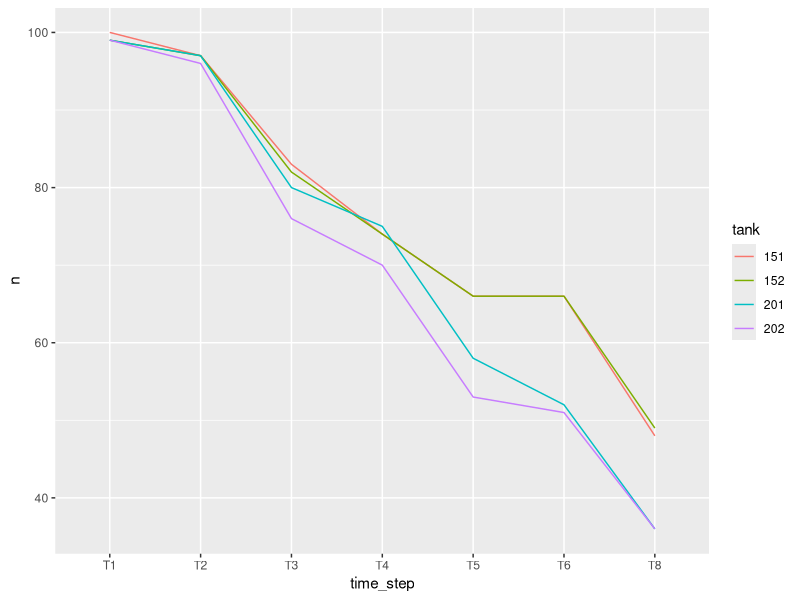
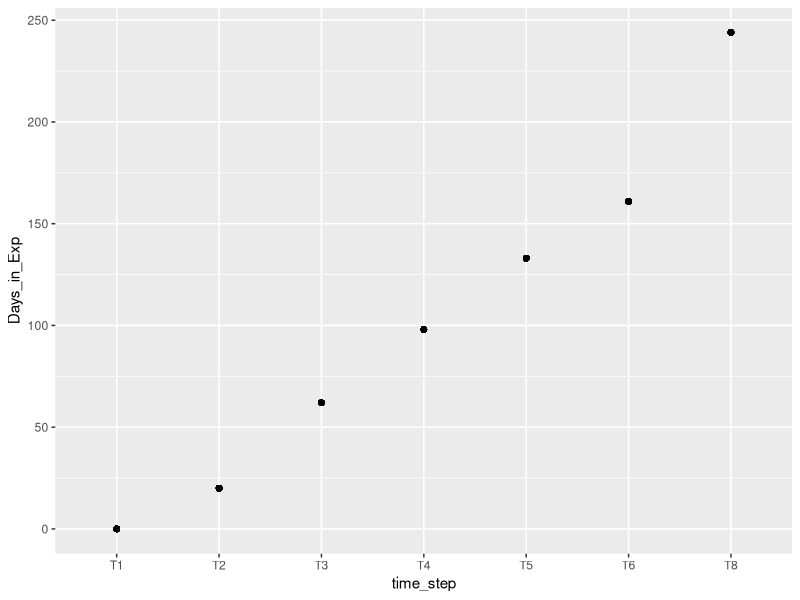
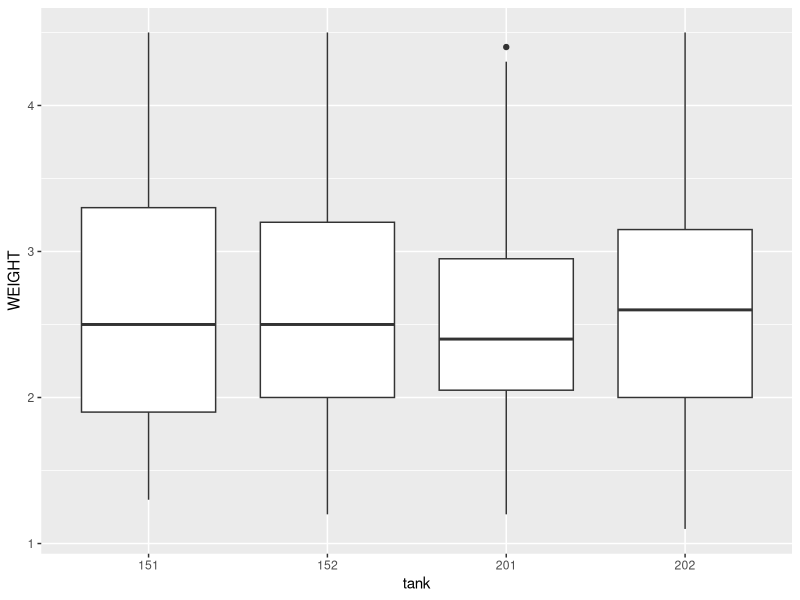
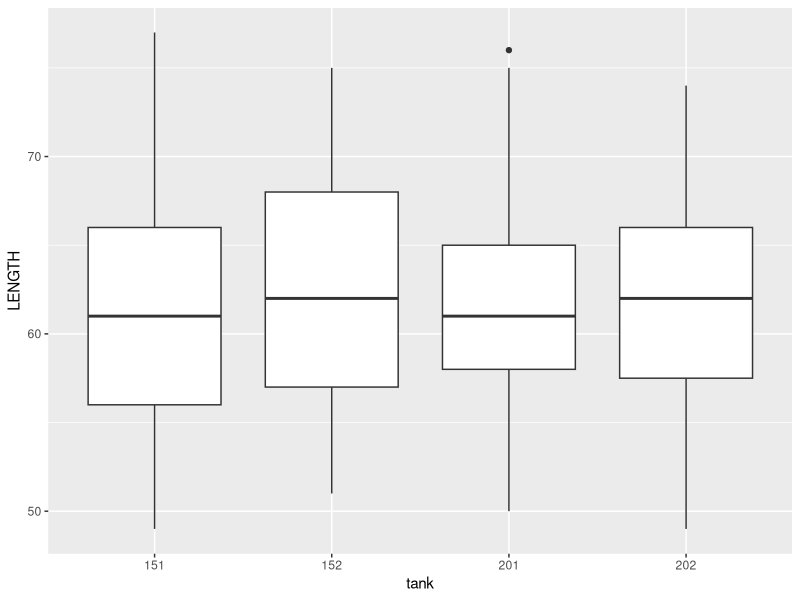
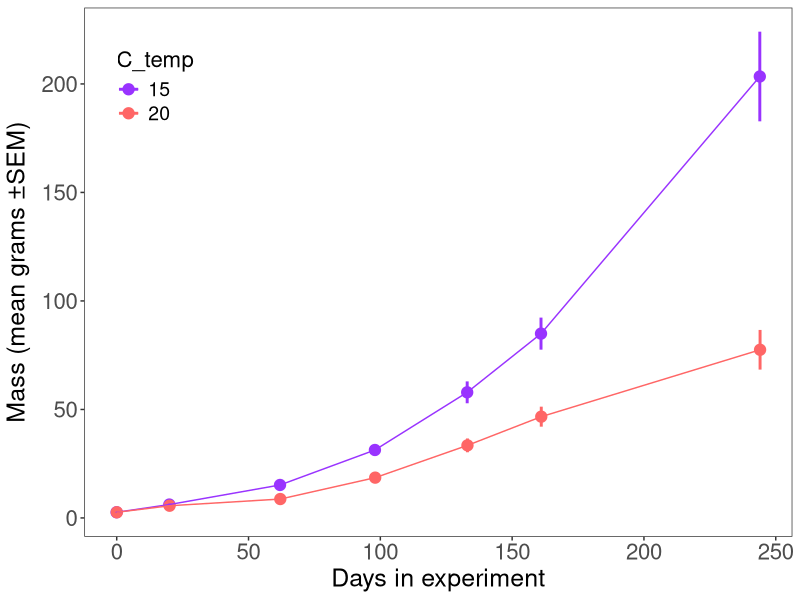
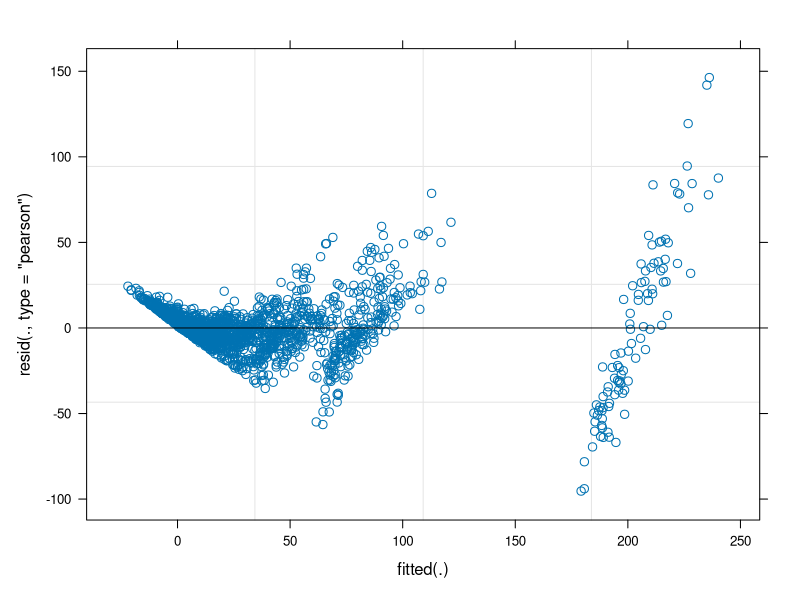
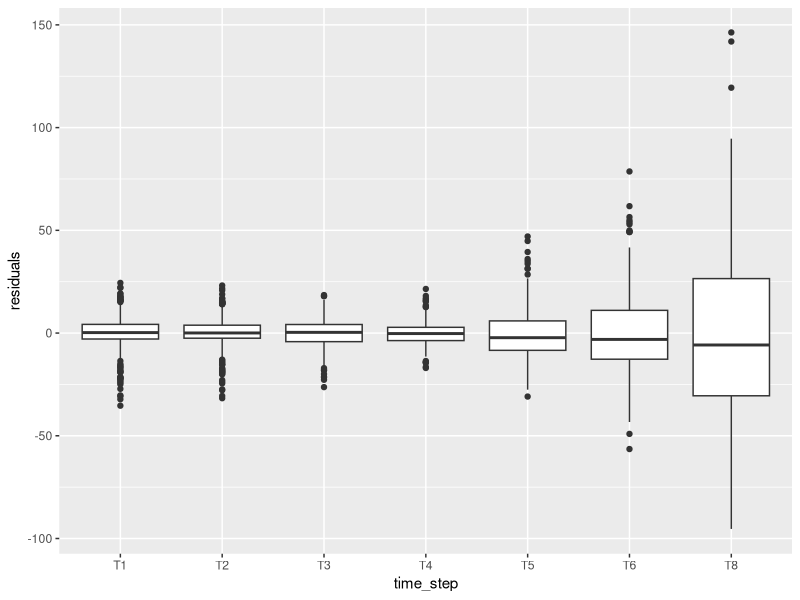
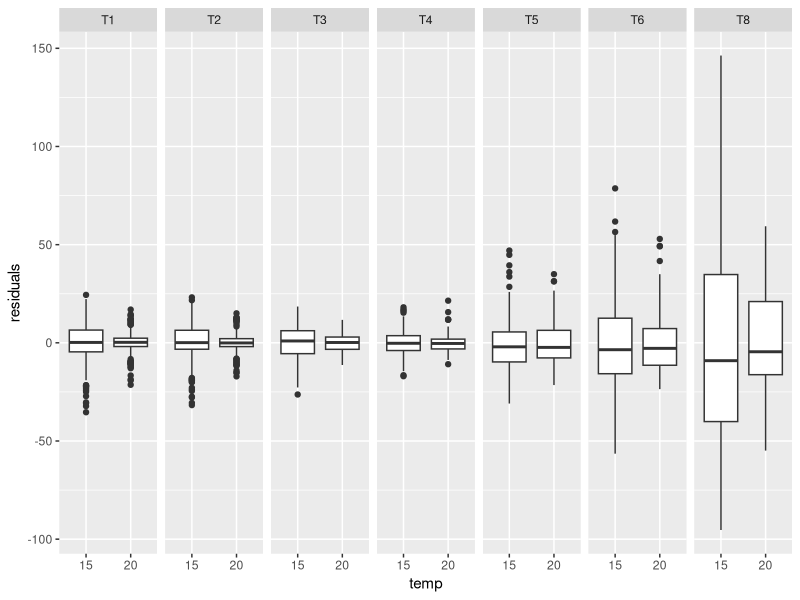

Recreate these plots in R, in order.
### Script for Figure 2 - weight and SGR time series

library(here)
library(tidyverse)
library(lme4)
library(lmerTest)
library(emmeans)
library(car)
library(glmmTMB)

#### read data
morph_long<-read.csv(here('data/BT_Morphometrics_LongForm_Merged_05032023.csv'), stringsAsFactors = T)
str(morph_long)
which(morph_long$WEIGHT == 0) #erroneous data point


morph_long <- morph_long %>%
  mutate (temp = factor(substr(TANK_Real, 1, 2)))%>%
  mutate (TANK_Real = factor(TANK_Real)) %>%
  mutate (rdate = as.POSIXct(x=TIME, format = "%Y-%m-%d")) %>%
  mutate (K = WEIGHT*100*(LENGTH^-3)) %>%
  mutate (Days_in_Exp2 = factor(Days_in_Exp)) %>%
  rename ("tank" = "TANK_Real") %>%
  rename ("time_step" = "condition3") %>%
  filter (time_step !="T7") %>%
  filter (WEIGHT != 0)

str(morph_long)
#unique(morph_long$TIME)
#K = Mass*(Length^-3)
morph_long_inital<-morph_long %>% filter (time_step =="T1")

#### tidying
sum(is.na(morph_long$WEIGHT)) #676 Weight NAs
sum(is.na(morph_long$LENGTH)) #678 Length NAs
morph_long2<-morph_long %>%
  drop_na(WEIGHT) %>%
  drop_na(LENGTH)
summary(morph_long2) #now has 2100 obs
freq_tab<-morph_long2 %>%
  count(tank, time_step) %>%
  group_by(tank)
freq_tab
ggplot(data=freq_tab, aes(x=time_step,y=n, group = tank, color = tank))+geom_line()
ggplot(data=morph_long2, aes (x=time_step, y=Days_in_Exp))+geom_point()

#### summarize means
bt_means2<-tapply(morph_long2$WEIGHT,list(morph_long2$temp,morph_long2$time_step),mean)
bt_sd2   <-tapply(morph_long2$WEIGHT,list(morph_long2$temp,morph_long2$time_step),sd)
bt_count2<-tapply(morph_long2$WEIGHT,list(morph_long2$temp,morph_long2$time_step),length)
bt_sem2  <-bt_means2/sqrt(bt_count2)

weight_means<-data.frame(bt_means2)
weight_means$C_temp<-row.names(weight_means)
weight_means2<-weight_means %>%
  pivot_longer(cols = starts_with("T"),
               names_to = "time_step",
               names_prefix = "T",
               values_to = "mean_weight")

weight_se<-data.frame(bt_sem2)
weight_se$C_temp<-row.names(weight_se)
weight_se2<-weight_se %>%
  pivot_longer(cols = starts_with("T"),
               names_to = "time_step",
               names_prefix = "T",
               values_to = "se_weight")
#now merge the dataframes
weight_mean_se<- left_join(weight_means2, weight_se2, by = c("time_step", "C_temp"))
weight_mean_se<- weight_mean_se %>%
  mutate (time_step = factor(time_step))%>%
  mutate (Days = case_when (time_step == "1"~ 0,
                            time_step == "2"~ 20,
                            time_step == "3"~ 62,
                            time_step == "4"~ 98,
                            time_step == "5"~ 133,
                            time_step == "6"~ 161,
                            time_step == "8"~ 244))

#### differences in initial size?
str(morph_long2)
ggplot(data = morph_long_inital, aes(x=tank, y=WEIGHT))+geom_boxplot()
ggplot(data = morph_long_inital, aes(x=tank, y=LENGTH))+geom_boxplot()
init_w<-glm(data=morph_long_inital, formula = WEIGHT ~ tank, family = gaussian())
init_l<-glm(data=morph_long_inital, formula = LENGTH ~ tank, family = gaussian())
summary(init_w)
summary(init_l)

#### create MS plots, 2A first
A_col <- "#9933FF"
B_col <- "#FF6666"
str(weight_mean_se)
plot1<-ggplot(weight_mean_se, aes(x=Days, y=mean_weight, color = C_temp,group = C_temp))+
  geom_point(size = 3.5, position = position_dodge(width = 0.2))+
  geom_errorbar(data=weight_mean_se, aes(ymin=mean_weight-se_weight, ymax = mean_weight+se_weight),
                width=0, size = 1, position = position_dodge(width = 0.2))+
  geom_line(aes(group = C_temp), position = position_dodge(width = 0.2))+
  labs(y=expression(paste("Mass (mean grams \U00B1SEM)")), x="Days in experiment")+
  theme_bw()+theme(legend.title=element_text(size=16),legend.text=element_text(size=14),
                   axis.text.y=element_text(size=16),axis.title.y=element_text(size=18, vjust=1.2),
                   axis.text.x=element_text(size=16),axis.title.x=element_text(size=18),
                   panel.grid.major = element_blank(), panel.grid.minor = element_blank(),
                   legend.position = c(0.1,0.85))+
  scale_fill_manual(values  = c(A_col, B_col)) +
  scale_color_manual(values = c("15" = A_col, "20" = B_col))
plot1
ppi=300
png('figures/mass_time_series.png', width=9*ppi, height=6*ppi, res=ppi)
plot1
dev.off()

####Mass analysis

weight01<-lmer(WEIGHT ~ temp * time_step + (1|TAGNUMBER), data = morph_long2)
weight02<-lmer(WEIGHT ~ temp * time_step + (1|TAGNUMBER) + (1|tank), data = morph_long2)

summary(weight01)
summary(weight02)

plot(weight01)
morph_long2$residuals<-residuals(weight01)
ggplot(morph_long2,aes(x=time_step, y= residuals))+geom_boxplot()
ggplot(morph_long2,aes(x=temp, y= residuals))+geom_boxplot()+facet_grid(.~time_step)

anova(weight01, ddf = "Kenward-Roger")
anova(weight02, ddf = "Kenward-Roger")

emm2 = emmeans (weight01, ~ temp | time_step)
contrast(emm2, contrast = TRUE)
pairs(emm2)
pairs(emm2, by = "temp")
plot(emm2)

weight01b<-glmmTMB(WEIGHT ~ temp * time_step + (1|TAGNUMBER), data = morph_long2, family = Gamma)
summary(weight01b)


#### SGR analysis and plotting
sgr<-read.csv(here('data/BT_Morphometrics_SGR_LongForm_Merged_05102023.csv'), stringsAsFactors = T)
str(sgr)
which(sgr$SGR < 0)
sgr <- sgr %>%
  mutate (temp = factor(substr(TANK_Real, 1, 2)))%>%
  mutate (TANK_Real = factor(TANK_Real)) %>%
  mutate (Days_in_Exp2 = factor(Days_in_Exp)) %>%
  rename ("tank" = "TANK_Real") %>%
  rename ("time_step" = "condition3") %>%
  filter (condition1 !="SGR_6") %>%
  filter (SGR > -0.2) #remove mass = 0 fish

ggplot(sgr, aes(x=time_step, y=Days_in_Exp))+geom_point()

#### summarize means
sgr_means <-tapply(sgr$SGR,list(sgr$temp,sgr$time_step),mean)
sgr_std   <-tapply(sgr$SGR,list(sgr$temp,sgr$time_step),sd)
sgr_count <-tapply(sgr$SGR,list(sgr$temp,sgr$time_step),length)
sgr_sem   <-sgr_means/sqrt(sgr_count)

sgr_means<-data.frame(sgr_means)
sgr_means$C_temp<-row.names(sgr_means)
sgr_means <-sgr_means %>%
  pivot_longer(cols = starts_with("T"),
               names_to = "time_step",
               names_prefix = "T",
               values_to = "mean_sgr")

sgr_sem<-data.frame(sgr_sem)
sgr_sem$C_temp<-row.names(sgr_sem)
sgr_sem <-sgr_sem %>%
  pivot_longer(cols = starts_with("T"),
               names_to = "time_step",
               names_prefix = "T",
               values_to = "se_sgr")

sgr_mean_se<- left_join(sgr_means, sgr_sem, by = c("time_step", "C_temp"))
sgr_mean_se<- sgr_mean_se %>%
  mutate (time_step = factor(time_step))%>%
  mutate (Days = case_when (time_step == "1"~ 0,
                            time_step == "2"~ 20,
                            time_step == "3"~ 62,
                            time_step == "4"~ 98,
                            time_step == "5"~ 133,
                            time_step == "6"~ 161,
                            time_step == "8"~ 244))

#### create MS plots, 2B second
A_col <- "#9933FF"
B_col <- "#FF6666"
str(sgr_mean_se)
plot2<-ggplot(sgr_mean_se, aes(x=Days, y=mean_sgr, color = C_temp,group = C_temp))+
  geom_point(size = 3.5, position = position_dodge(width = 0.2))+
  geom_errorbar(data=sgr_mean_se, aes(ymin=mean_sgr-se_sgr, ymax = mean_sgr+se_sgr),
                width=0, size = 1, position = position_dodge(width = 0.2))+
  geom_line(aes(group = C_temp), position = position_dodge(width = 0.2))+
  labs(y=expression(paste("Specific Growth Rate (mean \U00B1SEM)")), x="Days in experiment")+
  theme_bw()+theme(legend.title=element_text(size=16),legend.text=element_text(size=14),
                   axis.text.y=element_text(size=16),axis.title.y=element_text(size=18, vjust=1.2),
                   axis.text.x=element_text(size=16),axis.title.x=element_text(size=18),
                   panel.grid.major = element_blank(), panel.grid.minor = element_blank(),
                   legend.position = "none")+
  scale_fill_manual(values  = c(A_col, B_col)) +
  scale_color_manual(values = c("15" = A_col, "20" = B_col))+
  coord_cartesian(xlim = c(0,250), ylim = c(0,4))
plot2
ppi=300
png('figures/sgr_time_series.png', width=9*ppi, height=6*ppi, res=ppi)
plot2
dev.off()

#### SGR analysis
str(sgr)

sgr01<-lmer(SGR ~ temp * time_step + (1|TAGNUMBER), data = sgr)
sgr02<-lmer(SGR ~ temp * time_step + (1|TAGNUMBER) + (1|tank), data = sgr)
summary(sgr01)
summary(sgr02)

plot(sgr01)
sgr$residuals<-residuals(sgr01)
ggplot(sgr,aes(x=time_step, y= residuals))+geom_boxplot()
ggplot(sgr,aes(x=temp, y= residuals))+geom_boxplot()+facet_grid(.~time_step)

anova(sgr01, ddf = "Kenward-Roger")
anova(sgr02, ddf = "Kenward-Roger")

emm_sgr = emmeans (sgr01, ~ temp | time_step)
contrast(emm_sgr, contrast = TRUE)
pairs(emm_sgr)
pairs(emm_sgr, by = "temp")
plot(emm_sgr)
